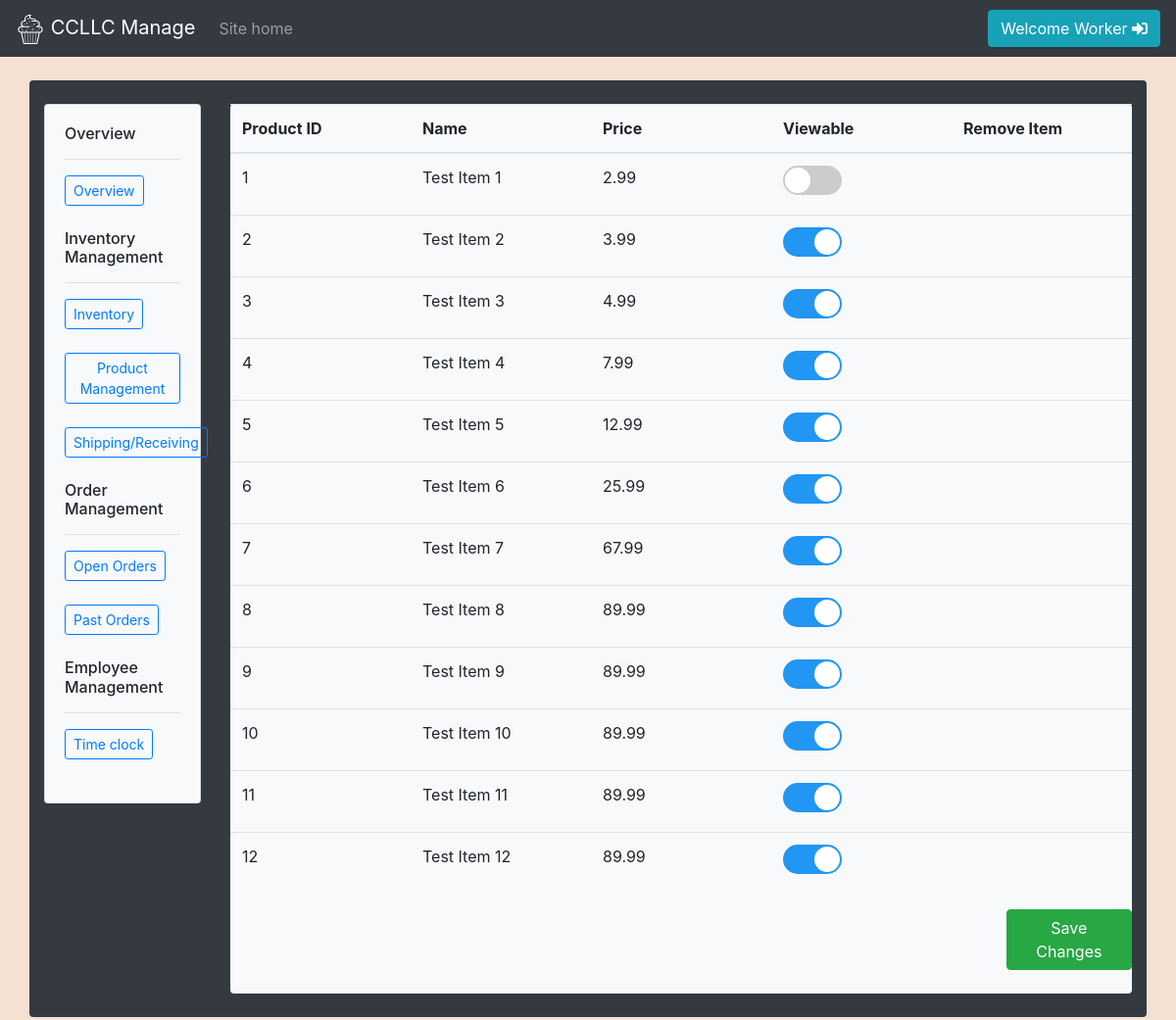
The page /manage/productMgt.php (signed in) on the database its author committed.
### tables this page shows
CREATE TABLE productTest (
  prod_id int(10) NOT NULL AUTO_INCREMENT,
  name varchar(25) NOT NULL,
  description varchar(100) NOT NULL,
  price decimal(8,2) NOT NULL,
  is_live BOOLEAN NOT NULL default 1,
  PRIMARY KEY (prod_id)
);

### src/backend/db.php (called while the page is built, shortened)
<?php
class db{
  private $servername = "172.17.0.1";
  private $username = "webuser";
  private $userpass = "webpass";
  private $dbname = "ism452";
  private $conn;
  private function initConnection(){
    $this->conn = new mysqli($this->servername, $this->username, $this->userpass, $this->dbname);
  }
  public function queryDatabase($sqlStatement){
    $result = $this->conn->query($sqlStatement);
    return $result;
  }
}
?>

### src/manage/productMgt.php (the view, shortened to what this page needs)
<!DOCTYPE html>
<html lang="en" dir="ltr">
  <head>
    <link rel="stylesheet" href="https://stackpath.bootstrapcdn.com/bootstrap/4.3.1/css/bootstrap.min.css">
    <link rel="stylesheet" href="https://use.fontawesome.com/releases/v5.7.2/css/all.css">
    <link rel="stylesheet" href="/css/master.css">
  </head>
  <body>
    <?php
      include 'manageTopNav.php';
    ?>
    <br>
    <div class="container-fluid bg-dark rounded" style="max-width:95% !important;">
      <br>
      <div class="row content">
        <div class="col-sm-2 sidenav">
          <?php include 'manageSideNav.php'; ?>
        </div>
        <div class="col-sm-10">
          <div class="container-fluid px-0 h-100 bg-light rounded" style="max-width:100% !important;">
            <div class="row">
              <div class="col">
                <table class="table table-hover">
                  <thead>
                    <tr>
                      <th scope="col">Product ID</th>
                      <th scope="col">Name</th>
                      <th scope="col">Price</th>
                      <th scope="col">Viewable</th>
                      <th scope="col">Remove Item</th>
                    </tr>
                  </thead>
                  <tbody>
                    <?php
                      include '../backend/db.php';
                      $db=new db;
                      $sql="SELECT * FROM productTest";
                      $result = $db->queryDatabase($sql);
                      if ($result->num_rows > 0) {
                        while($row = $result->fetch_assoc()) {
                          if ($row["is_live"] == true) {
                            $check = "checked";
                            $initial = 1;
                          } else {
                            $check = "";
                            $initial = 0;
                          }
                          echo '
                          <tr>
                            <td>'.$row["prod_id"].'</td>
                            <td>'.$row["name"].'</td>
                            <td>'.$row["price"].'</td>
                            <td>
                              <label class="switch">
                                <input id='.$row["prod_id"].'_'.$initial.' type="checkbox" '.$check.'>
                                <span class="slider round"></span>
                              </label>
                            </td>
                            <td></td>
                          </tr>
                          ';
                        }
                      }
                    ?>
                  </tbody>
                </table>
              </div>
            </div>
            <div class="row">
              <div class="col">
              </div>
              <div class="col-2">
                <button class="btn btn-success" id="saveBtn">Save Changes</button>
              </div>
            </div>
            <br>
          </div>
        </div>
      </div>
      <br>
    </div>
    <br>
  </body>
</html>

### src/css/master.css (style rules this page uses)
body { background-color: #f4e1d2; }
table { table-layout: fixed; }
.container-fluid { max-width: 80% !important; }
.switch { position: relative; display: inline-block; width: 60px; height: 30px; }
.slider { position: absolute; cursor: pointer; top: 0; left: 0; right: 0; bottom: 0; background-color: #ccc; transition: .4s; }
.slider::before { position: absolute; content: ""; height: 26px; width: 26px; left: 2px; bottom: 2px; background-color: white; transition: .4s; }
input:checked + .slider { background-color: #2196F3; }
input:checked + .slider:before { transform: translateX(30px); }
.slider.round { border-radius: 34px; }
.slider.round:before { border-radius: 50%; }

### rows shown on the page
producttest: prod_id "1", name "Test Item 1", price "2.99"
producttest: prod_id "2", name "Test Item 2", price "3.99"
producttest: prod_id "3", name "Test Item 3", price "4.99"
producttest: prod_id "4", name "Test Item 4", price "7.99"
producttest: prod_id "5", name "Test Item 5", price "12.99"
producttest: prod_id "6", name "Test Item 6", price "25.99"
producttest: prod_id "7", name "Test Item 7", price "67.99"
producttest: prod_id "8", name "Test Item 8", price "89.99"
producttest: prod_id "9", name "Test Item 9", price "89.99"
producttest: prod_id "10", name "Test Item 10", price "89.99"
producttest: prod_id "11", name "Test Item 11", price "89.99"
producttest: prod_id "12", name "Test Item 12", price "89.99"

### other values the page prints
$_COOKIE["emp"] "Worker"
